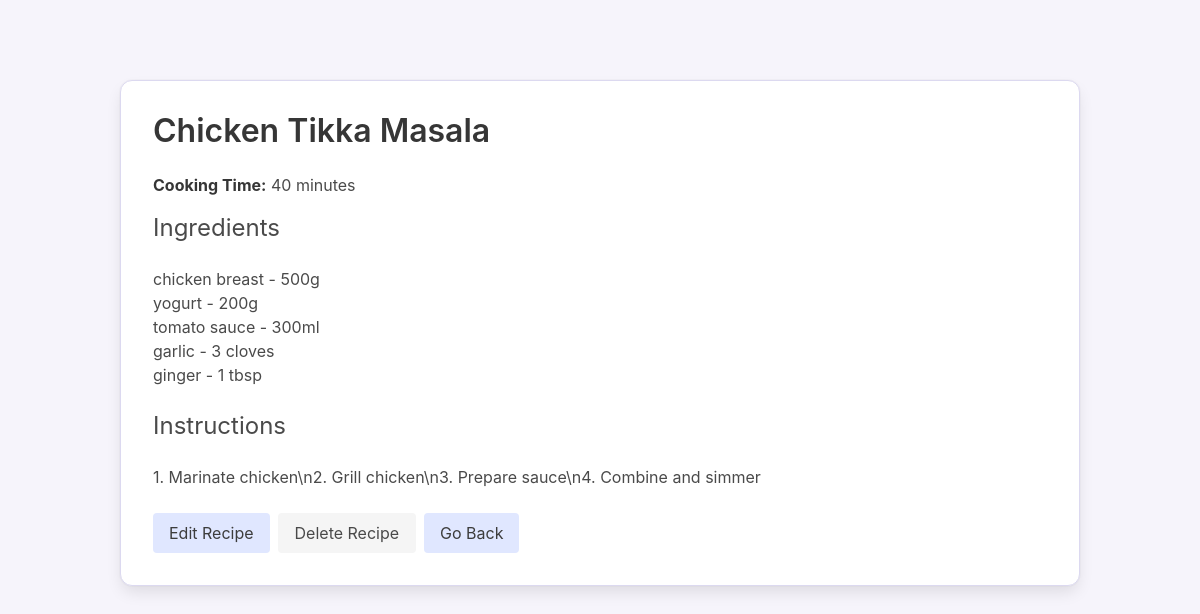
Page /recipe_generator/recipes/10/ on the committed database.
### django_recipe_generator/recipe_generator/models.py (models this page shows, shortened)
class Recipe(models.Model):
    name = models.CharField(max_length=200, validators=[MinLengthValidator(3)])
    instructions = models.TextField()
    cooking_time = models.IntegerField(validators=[MinValueValidator(1)])  # in minutes
    ingredients = models.ManyToManyField(
        Ingredient,
        through='RecipeIngredient'
    )
    objects = RecipeManager()
    class Meta:
        ordering = ['id']

class RecipeIngredient(models.Model):
    recipe = models.ForeignKey(Recipe, on_delete=models.CASCADE)
    ingredient = models.ForeignKey(Ingredient, on_delete=models.CASCADE)
    quantity = models.CharField(max_length=50)

class Ingredient(models.Model):
    name = models.CharField(max_length=100)
    category = models.CharField(max_length=50)  # e.g., "protein", "vegetable"
    class Meta:
        ordering = ['id']

### django_recipe_generator/recipe_generator/views.py (the view)
class RecipeDetailView(DetailView):
    model = Recipe
    template_name = 'recipe_generator/recipe_detail.html'
    context_object_name = 'recipe'
    def get_queryset(self):
        return super().get_queryset().prefetch_related(
            Prefetch(
                'recipeingredient_set',
                queryset=RecipeIngredient.objects.select_related('ingredient')
            )
        )
    def get_context_data(self, **kwargs):
        context = super().get_context_data(**kwargs)
        request = self.request
        if request.session.get('came_from_search'):
            if request.session.get('was_editing'):
                search_query = request.session.get('search_query', '')
                try:
                    params = parse_qs(search_query)
                    clean_params = {
                        k: v for k, v in params.items()
                        if k and any(v) and k in ALLOWED_SEARCH_PARAMS
                    }
                    if clean_params:
                        context['back_url'] = (
                            reverse('recipe_list') + f"?{urlencode(clean_params, doseq=True)}"
                            if clean_params else ""
                        )
                    else:
                        context['back_url'] = reverse('recipe_list')
                except Exception:
                    context['back_url'] = reverse('recipe_list')
                if 'was_editing' in request.session:
                    del request.session['was_editing']
            else:
                context['back_url'] = (
                    request.META.get('HTTP_REFERER') or reverse('recipe_list')
                )
        else:
            context['back_url'] = reverse('index')
        return context

### django_recipe_generator/recipe_generator/models.py (called while the page is built)
    def get_queryset(self):
        return RecipeQuerySet(self.model, using=self._db)

### django_recipe_generator/templates/recipe_generator/recipe_detail.html (shortened to what this page needs)
<!DOCTYPE html>
<html lang="en">
<head>
  <link rel="stylesheet" href="https://cdn.jsdelivr.net/npm/bulma@0.9.4/css/bulma.min.css">
</head>
<body>
<section class="section">
  <div class="container">
    <div class="box pastel-box">
      <h1 class="title is-3">{{ recipe.name }}</h1>
      <p><strong>Cooking Time:</strong> {{ recipe.cooking_time }} minutes</p>
      <h2 class="subtitle is-4 mt-4">Ingredients</h2>
      <ul>
        {% for ingredient in recipe.recipeingredient_set.all %}
          <li>{{ ingredient.ingredient.name }} - {{ ingredient.quantity }}</li>
        {% endfor %}
      </ul>
      <h3 class="subtitle is-4 mt-5">Instructions</h3>
      {% if recipe.instructions %}
        <p>{{ recipe.instructions }}</p>
      {% else %}
        <p class="has-text-grey">No instructions provided for this recipe.</p>
      {% endif %}
      <div class="buttons mt-5">
        <a href="{% url 'recipe_edit' recipe.id %}" class="button is-pastel">Edit Recipe</a>
        <a href="{% url 'recipe_delete' recipe.id %}" class="button is-light">Delete Recipe</a>
        <a href="{{ back_url }}" class="button is-pastel">Go Back</a>
      </div>
    </div>
  </div>
</section>
</body>
</html>

### django_recipe_generator/templates/recipe_generator/recipe_detail.html (style rules this page uses)
body { background-color: #f6f4fb; }
.pastel-box { background-color: #ffffff; border: 1px solid #dcd9f0; border-radius: 12px; padding: 2rem; margin-top: 2rem; }
h1, h2, h3 { color: #6c63ff; }
.button.is-pastel { background-color: #e0e7ff; color: #3c3c3c; border: none; margin-right: 1rem; }

### rows in the picture
Recipe: name "Chicken Tikka Masala", cooking_time "40", instructions "1. Marinate chicken\\n2. Grill chicken\\n3. Prepare sauce\\n4. Combine and simmer"
RecipeIngredient: ingredient.name "chicken breast", quantity "500g"
RecipeIngredient: ingredient.name "yogurt", quantity "200g"
RecipeIngredient: ingredient.name "tomato sauce", quantity "300ml"
RecipeIngredient: ingredient.name "garlic", quantity "3 cloves"
RecipeIngredient: ingredient.name "ginger", quantity "1 tbsp"
